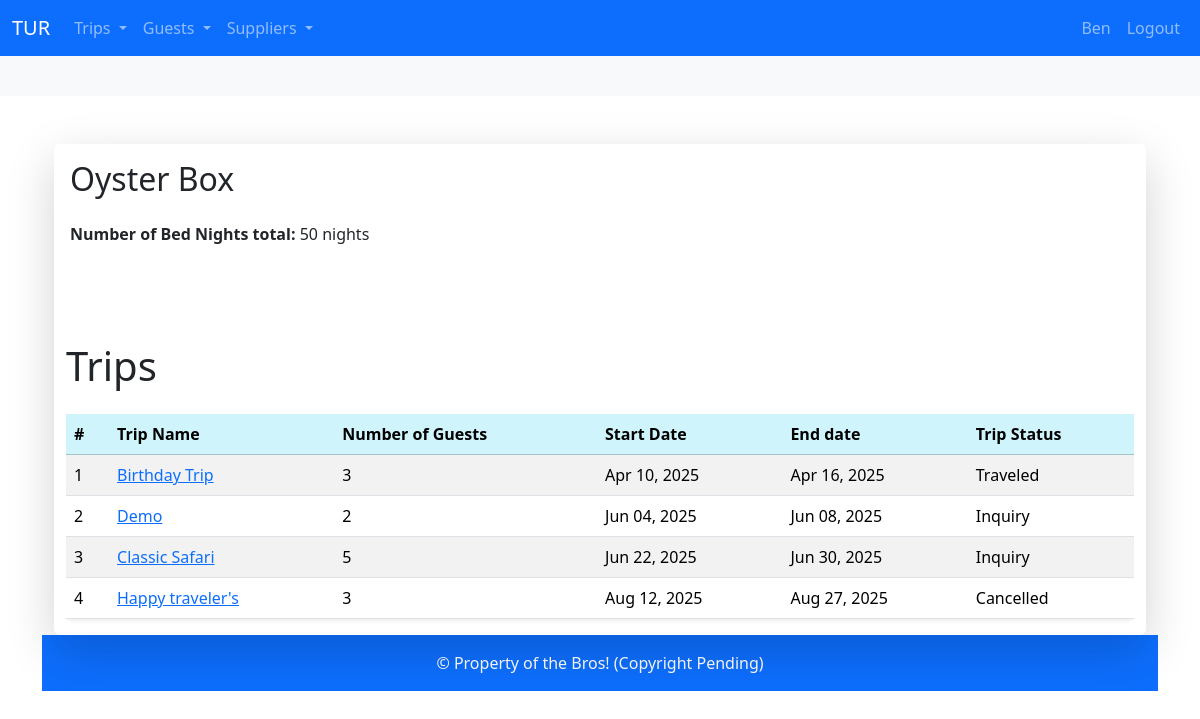
The app's page /supplier/1 (signed in) with its own data.
### booking_system/models.py (models this page shows, shortened)
class Supplier(models.Model):
    name = models.CharField(max_length=64)
    def accommodation_trips(self):
        return Trip.objects.filter(accommodation__supplier=self).distinct()
    def acc_bed_nights(self):
        total_bed_nights = 0
        for accom in Accommodation.objects.filter(supplier=self):
            nights = accom.duration()
            if nights and accom.units:
                total_bed_nights += nights * accom.units
        return total_bed_nights
    def __str__(self):
        return self.name

class Accommodation(models.Model):
    trip = models.ForeignKey(Trip, on_delete=models.PROTECT)
    supplier = models.ForeignKey(Supplier, on_delete=models.PROTECT)
    units = models.IntegerField(blank=True, null=True)
    arrival_date = models.DateField()
    departure_date = models.DateField()
    basis = models.ForeignKey(Basis, on_delete=models.PROTECT, blank=True, null=True)
    price = models.DecimalField(max_digits=10, decimal_places=2, blank=True, null=True)
    currency = models.ForeignKey(Currency, on_delete=models.PROTECT, blank=True, null=True)
    reservation_number = models.CharField(max_length=256,blank=True, null=True )
    paid= models.BooleanField(blank=True, null=True)
    paid_date = models.DateField(blank=True, null=True)
    note = models.TextField(blank=True)
    def duration(self):
        if self.arrival_date and self.departure_date:
            return (self.departure_date - self.arrival_date).days
        return None

class Trip(models.Model):
    name = models.CharField(max_length=64)
    number_of_guests = models.IntegerField()
    guests = models.ManyToManyField(Guest, related_name="trips", blank=True)
    start_date = models.DateField()
    end_date = models.DateField()
    generated = models.ForeignKey(Generated, on_delete=models.SET_NULL, blank=True, null=True)
    agent = models.ForeignKey(Agent, on_delete=models.SET_NULL, blank=True, null=True)
    payment_status = models.ForeignKey(PaymentStatus, on_delete=models.PROTECT, blank=True, null=True)
    trip_status = models.ForeignKey(TripStatus, on_delete=models.PROTECT, blank=True, null=True)
    no_consultant = models.ForeignKey(
        Consultant, on_delete=models.PROTECT, null=True, blank=True, related_name="no_consultant_trips", verbose_name='Norwegian consultant')
    sa_consultant = models.ForeignKey(
        Consultant, on_delete=models.PROTECT, null=True, blank=True, related_name="sa_consultant_trips", verbose_name='South African consultant')
    note = models.TextField(blank=True, null=True)
    class Meta:
        ordering = ["start_date"]
    def __str__(self):
        return self.name

class TripStatus(models.Model):
    title = models.CharField(max_length=255, unique=True)
    description = models.CharField(max_length=255, blank= True, null=True)
    class Meta:
        verbose_name_plural = "TripStatuses"
    def __str__(self):
        return self.title

### booking_system/views.py (the view)
# urls.py: path("supplier/<int:supplier_id>", views.supplier_view , name='supplier_view'),
@login_required
def supplier_view(request,supplier_id):
    supplier = get_object_or_404(Supplier,id=supplier_id)
    trips = supplier.accommodation_trips()
    print(trips)
    return render(request, 'booking_system/supplier/supplier_view.html',
                  {'supplier': supplier,'trips':trips })

### booking_system/templates/booking_system/supplier/supplier_view.html (shortened to what this page needs)
{%extends "base.html" %}
{%block body%}
<div class="container mt-5">
  <div class="card shadow-lg border-0">
    <div class="card-body">
      <h2 class="card-title mb-4">{{ supplier  }}</h2>
      <div class="row mb-3">
        <div class="col-md-6">
          <p><strong>Number of Bed Nights total:</strong> {{ supplier.acc_bed_nights }} nights</p>
        </div>
      </div>
  </div>
  {% include "booking_system/partials/trip_list.html" %}
</div>
{% endblock %}

### booking_system/templates/base.html (shortened to what this page needs)
<!DOCTYPE html>
<html lang="en">
<head>
<link href="https://cdn.jsdelivr.net/npm/bootstrap@5.3.5/dist/css/bootstrap.min.css" rel="stylesheet">
<link rel="stylesheet" href="https://cdn.jsdelivr.net/npm/bootstrap-icons@1.10.5/font/bootstrap-icons.css">
</head>
<body>
<nav class="navbar navbar-expand-lg navbar-dark bg-primary">
  <div class="container-fluid">
    <a class="navbar-brand" href="{% url 'home' %}">TUR</a>
    <ul class="navbar-nav me-auto mb-2 mb-lg-0">
      {% if user.is_authenticated %}
      <li class="nav-item dropdown">
        <a class="nav-link dropdown-toggle" href="#" role="button" data-bs-toggle="dropdown" aria-expanded="false">
          Trips
        </a>
      </li>
      <li class="nav-item dropdown">
        <a class="nav-link dropdown-toggle" href="#" role="button" data-bs-toggle="dropdown" aria-expanded="false">
          Guests
        </a>
      </li>
      <li class="nav-item dropdown">
        <a class="nav-link dropdown-toggle" href="#" role="button" data-bs-toggle="dropdown" aria-expanded="false">
          Suppliers
        </a>
    </li>
    {% endif %}
    </ul>
      <ul class="navbar-nav ms-auto mb-2 mb-lg-0">
        {% if user.is_authenticated %}
          <li class="nav-item">
            <a class="nav-link" href="#">{{ user.username }}</a>
          </li>
          <li class="nav-item">
            <a class="nav-link" href="{% url 'logout' %}">Logout</a>
          </li>
        {% endif %}
      </ul>
    </div>
</nav>
{% block header %}
<div class="container-fluid text-center bg-light p-3">
</div>
{% endblock header %}
<div class="container my-3">
{% block body  %}
{% endblock body %}
</div>
<div class="bottom bg-primary text-white text-center p-3 ">
&copy; Property of the Bros! (Copyright Pending)
</div>
</body>
</html>

### booking_system/templates/booking_system/partials/trip_list.html
<div class="container mt-5">
    <h1 class="mb-4"> Trips</h1>
    <div class="table-responsive">
        <table class="table table-striped table-hover shadow-sm rounded">
            <thead class="table-info">
                <tr>
                    <th>#</th>
                    <th>Trip Name</th>
                    <th>Number of Guests</th>
                    <th>Start Date</th>
                    <th>End date</th>
                    <th>Trip Status</th>
                </tr>
            </thead>
            <tbody>
                {% for trip in trips %}
                <tr class="position-relative">
                    <td>{{ forloop.counter }}</td>
                    <td>
                    <a href="{% url 'view_trip' trip.id %}">{{ trip.name }}</a>
                    </td>
                    <td>{{ trip.number_of_guests }}</td>
                    <td>{{ trip.start_date|date:"M d, Y" }}</td>
                    <td>{{ trip.end_date|date:"M d, Y" }}</td>
                    <td>{{ trip.trip_status}}</td>
                </tr>
                {% empty %}
                <tr>
                    <td colspan="5" class="text-center">No trips found.</td>
                </tr>
                {% endfor %}
            </tbody>
        </table>
    </div>
</div>

### records on screen
Supplier: name "Oyster Box", acc_bed_nights "50"
Trip: name "Birthday Trip", number_of_guests "3", start_date "Apr 10, 2025", end_date "Apr 16, 2025", trip_status "Traveled"
Trip: name "Demo", number_of_guests "2", start_date "Jun 04, 2025", end_date "Jun 08, 2025", trip_status "Inquiry"
Trip: name "Classic Safari", number_of_guests "5", start_date "Jun 22, 2025", end_date "Jun 30, 2025", trip_status "Inquiry"
Trip: name "Happy traveler's", number_of_guests "3", start_date "Aug 12, 2025", end_date "Aug 27, 2025", trip_status "Cancelled"

### other values on screen
{{ user.username }} "Ben"
